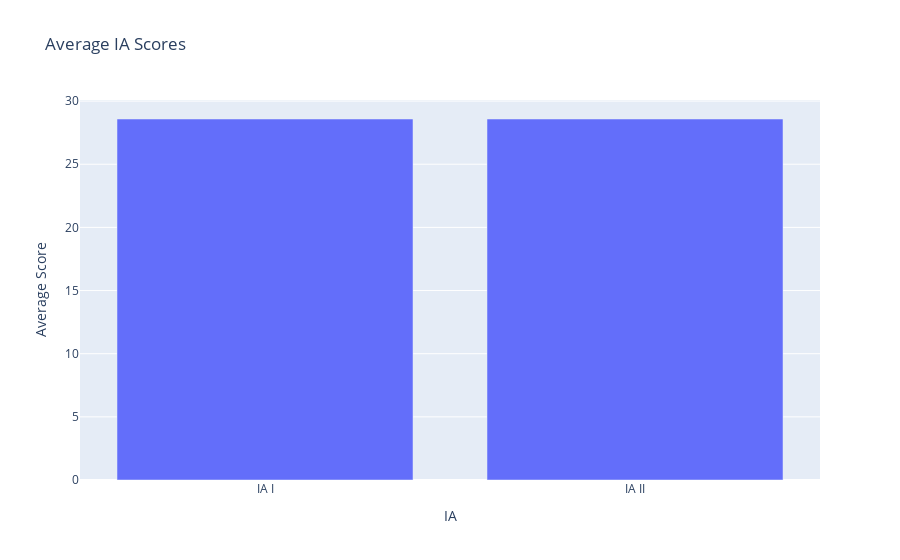

Here is the notebook cell this chart was saved with:
### Markdown cell above
# Average IA Scores

### Code cell
import plotly.express as px

# Assuming df has columns "IA I", "IA II", "IA III"
filtered_df = df[['IA I', 'IA II', 'IA III']].replace({0: None}).dropna(axis=1, how='all')
avg_ia_scores = filtered_df.mean().reset_index(name='Average Score')
bar_fig = px.bar(avg_ia_scores, x='index', y='Average Score', title='Average IA Scores',
                 labels={'index': 'IA', 'Average Score': 'Average Score'})
bar_fig.show()

### Figure 1 — Plotly figure (JSON) as saved in the notebook; plotly's stock layout.template omitted (floating-point values rounded to 4 significant figures)
{"data": [{"alignmentgroup": "True", "hovertemplate": "IA=%{x}<br>Average Score=%{y}<extra></extra>", "legendgroup": "", "marker": {"color": "#636efa", "pattern": {"shape": ""}}, "name": "", "offsetgroup": "", "orientation": "v", "showlegend": false, "textposition": "auto", "type": "bar", "x": ["IA I", "IA II"], "xaxis": "x", "y": [28.58, 28.58], "yaxis": "y"}], "layout": {"barmode": "relative", "legend": {"tracegroupgap": 0}, "title": {"text": "Average IA Scores"}, "xaxis": {"anchor": "y", "domain": [0, 1], "title": {"text": "IA"}}, "yaxis": {"anchor": "x", "domain": [0, 1], "title": {"text": "Average Score"}}}}
